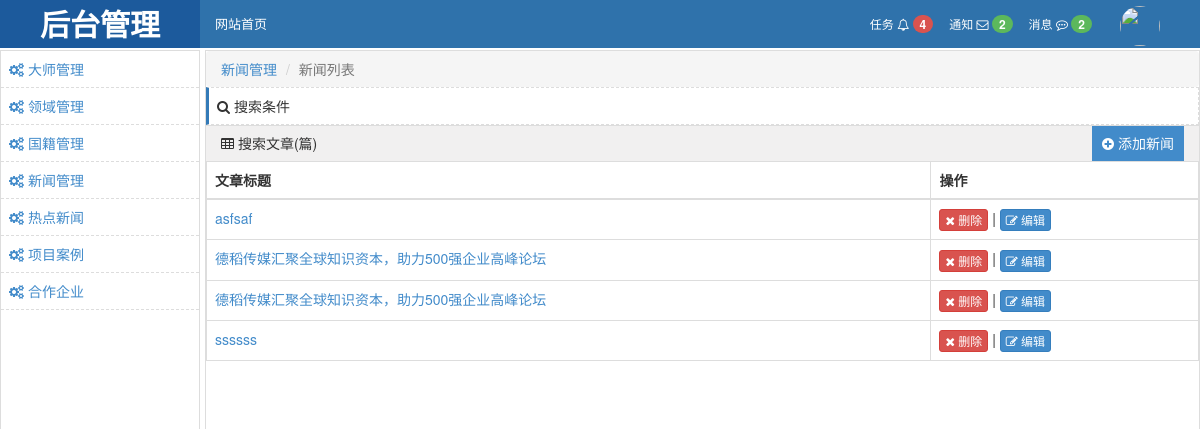
Page /backend/news.html/ (signed in) on the committed database.
### web/models.py (models this page shows, shortened)
class News(models.Model):
    title = models.CharField(max_length=256)
    thumbnails = models.ImageField(upload_to='img')
    time = models.DateTimeField(auto_now_add=True)
    about = models.ManyToManyField("Master", blank=True, null=True)
    content = models.CharField(max_length=10000)

### background/views.py (the view)
# urls.py: url(r'^news/(\d+)/$', news_detail),
@login_required
def news(request):
    data = models.News.objects.all()
    return render(request, 'background/news.html', {'data': data})

### templates/background/news.html (shortened to what this page needs)
{% extends 'background/backend_layout.html' %}
{% load search %}
{% block conent %}
    <ol class="breadcrumb" style="margin-bottom: 0;">
        <li><a href="#">新闻管理</a></li>
        <li class="active">新闻列表</li>
    </ol>
    <div>
        <div style="border: 1px dashed #dddddd;padding: 8px;border-left: 3px solid #337ab7;">
            <i class="fa fa-search" aria-hidden="true"></i> 搜索条件
        </div>
        <div class="clearfix"
             style="height: 36px;line-height: 35px;padding: 0 15px;border-top: 1px solid #dddddd;background-color: #f1f0f0">
            <i class="fa fa-table" aria-hidden="true"></i>
            搜索文章(篇)
            <a target="_self" href="/backend/add-news.html/" class="right"
               style="display: inline-block;padding:0 10px;background-color: #428bca;color: #ffffff;">
                <i class="fa fa-plus-circle" aria-hidden="true"></i>
                添加新闻
            </a>
        </div>
        <table class="table table-bordered">
            <thead>
            <tr>
                <th>文章标题</th>
                <th>操作</th>
            </tr>
            </thead>
            <tbody>
            {% for row in data %}
                <tr nid="{{ row.id }}">
                    <td><a href="/backend/edit-field-{{ row.id }}.html">{{ row.title }}</a></td>
                    <td>
                        <a class="btn btn-danger btn-xs">
                            <i class="fa fa-times" aria-hidden="true"></i>
                            删除
                        </a>
                        |
                        <a class="btn btn-primary btn-xs" href="/backend/edit-field-{{ row.id }}.html">
                            <i class="fa fa-pencil-square-o" aria-hidden="true"></i>
                            编辑
                        </a>
                    </td>
                </tr>
            {% endfor %}
            </tbody>
        </table>
        <div class="clearfix">
        </div>
    </div>
{% endblock %}

### static/backend/css/commons.css (style rules this page uses)
.right { float: right; }

### rows in the picture
News: title "asfsaf"
News: title "德稻传媒汇聚全球知识资本，助力500强企业高峰论坛"
News: title "德稻传媒汇聚全球知识资本，助力500强企业高峰论坛"
News: title "ssssss"
